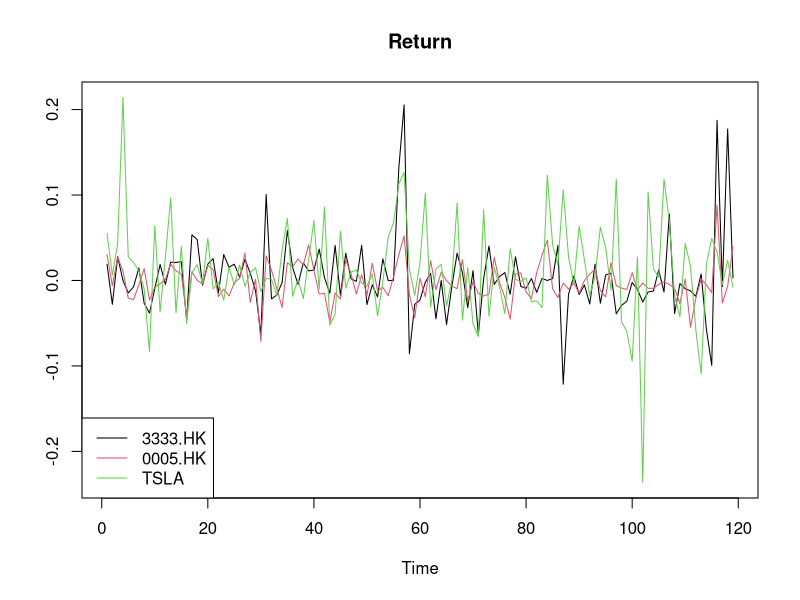
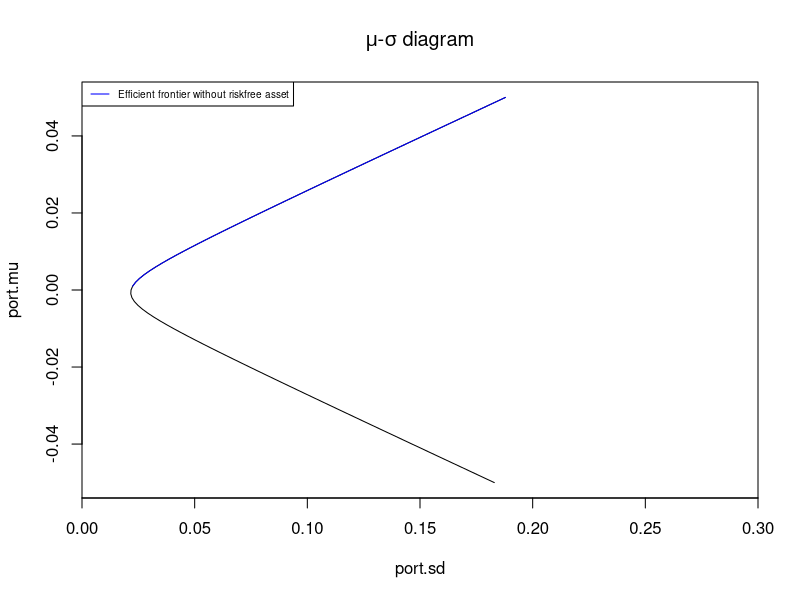
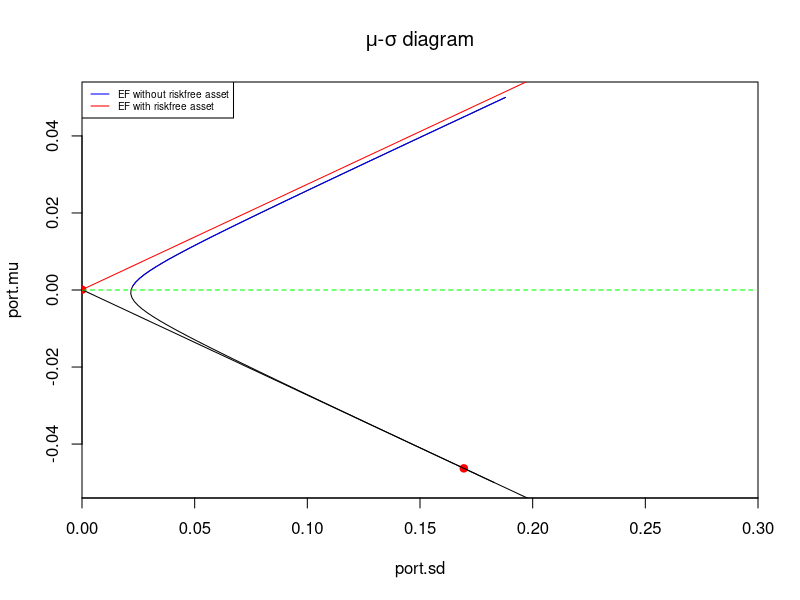

Generate these figures, in order, with R:
###------------------------------------------------------
#
# RMSC4003 materials
#
###------------------------------------------------------

#Set wd
setwd("~/OneDrive/MPhil RMSC/RMSC4003 TUT/Tutorial notes/Tutorial 3/Extra Questions")
###------------------------------------------------------
#
# Read Stcok Price
#
s.3333 <- read.csv("3333.HK.csv")
s.0005 <- read.csv("0005.HK.csv")
s.TSLA <- read.csv("TSLA.csv")
str(s.3333)

###------------------------------------------------------
#
# Set Date 
#
s.3333$Date <- as.Date(s.3333$Date, format = "%Y-%m-%d")
s.0005$Date <- as.Date(s.0005$Date, format = "%Y-%m-%d")
s.TSLA$Date <- as.Date(s.TSLA$Date, format = "%Y-%m-%d")
str(s.3333)

###------------------------------------------------------
#
# Extract Adjusted close and date 
#
s.1 = s.3333[,-c(2,3,4,5,7)];
colnames(s.1) = c("Date","3333.HK")
s.2 = s.0005[,-c(2,3,4,5,7)];
colnames(s.2) = c("Date","0005.HK")
s.3 = s.TSLA[,-c(2,3,4,5,7)];
colnames(s.3) = c("Date","TSLA")


###------------------------------------------------------
#
# Merge in to one
#
df = merge(merge(s.1, s.2, by = "Date"), s.3, by  = "Date")
rownames(df) = df$Date
df$Date <- NULL

###------------------------------------------------------
#
# Mean vector, and Variance and covariance matrix
#
ret = apply(log(df), 2, diff)
mu = apply(ret, 2, mean)
Sigma = cov(ret)
ts.plot(ret, col = 1:3, main = "Return")
legend("bottomleft", legend = colnames(df), lty = 1, col = 1:3)

###------------------------------------------------------
#
# Minimum variance portfolio
#
E = cbind(mu, c(1,1,1))
A = cbind(Sigma, E)
A = rbind(A, cbind(t(E), matrix(c(0,0,0,0),nrow = 2)))

n_sim = 101
w = array(NA, dim = c(n_sim, 3))
target.mu = seq(-0.05, 0.05, length.out = n_sim)
for(i in 1:n_sim){
	w[i,] = (solve(A)%*%c(0,0,0,target.mu[i],1))[1:3]
}

port.mu = w%*%mu                                # y-axis
port.sd = sqrt(apply((w%*%Sigma)*w, 1, sum))    # x-axis

plot(port.sd, port.mu, type = "l", xlim =c(0, 0.3), xaxs = "i", main = expression(paste(mu,"-",sigma, " diagram"))  )
lines(port.sd[port.mu>0], port.mu[port.mu>0], col = "blue")
legend("topleft", legend = "Efficient frontier without riskfree asset", col = "blue", lty = 1, cex =0.6)

###------------------------------------------------------
#
# Inclusion of risk-free asset
#
rf = 0.02/252
b = mu - rf
v = solve(Sigma)%*%b 
w3 = v/sum(v)
tan.mean = mu%*%w3 
tan.sd = sqrt(t(w3)%*%Sigma%*%w3)


## Plot
plot(port.sd, port.mu, type = "l", xlim =c(0, 0.3), xaxs = "i", main = expression(paste(mu,"-",sigma, " diagram")))
lines(port.sd[port.mu>0], port.mu[port.mu>0], col = "blue")   # Original EF
points(tan.sd, tan.mean, col = "red", pch = 21, bg = "red")   # Tangency portfolio
points(0, rf, col = "red", pch = 21, bg = "red")              # Risk-free asset
y.points = c(tan.mean, rf)
x.points = c(tan.sd, 0)

model = lm(y.points ~x.points)
abline(model$coefficients, col = "black")                      # sttraight line
abline(h = 0, col = "green", lty = 2)
abline(a = model$coefficients[1], b = -model$coefficients[2], col = "red")   #Short market portfolio and buy risk-free asset
legend("topleft", legend = c("EF without riskfree asset",
                             "EF with riskfree asset"), 
       col = c("blue","red"), lty = 1, cex =0.6)
